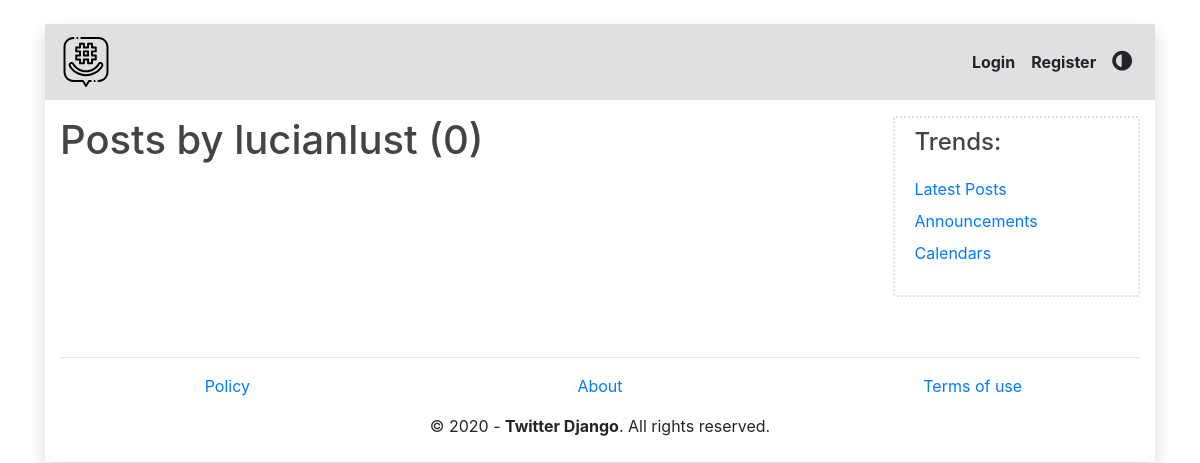
The app's page /user/lucianlust/, older data.
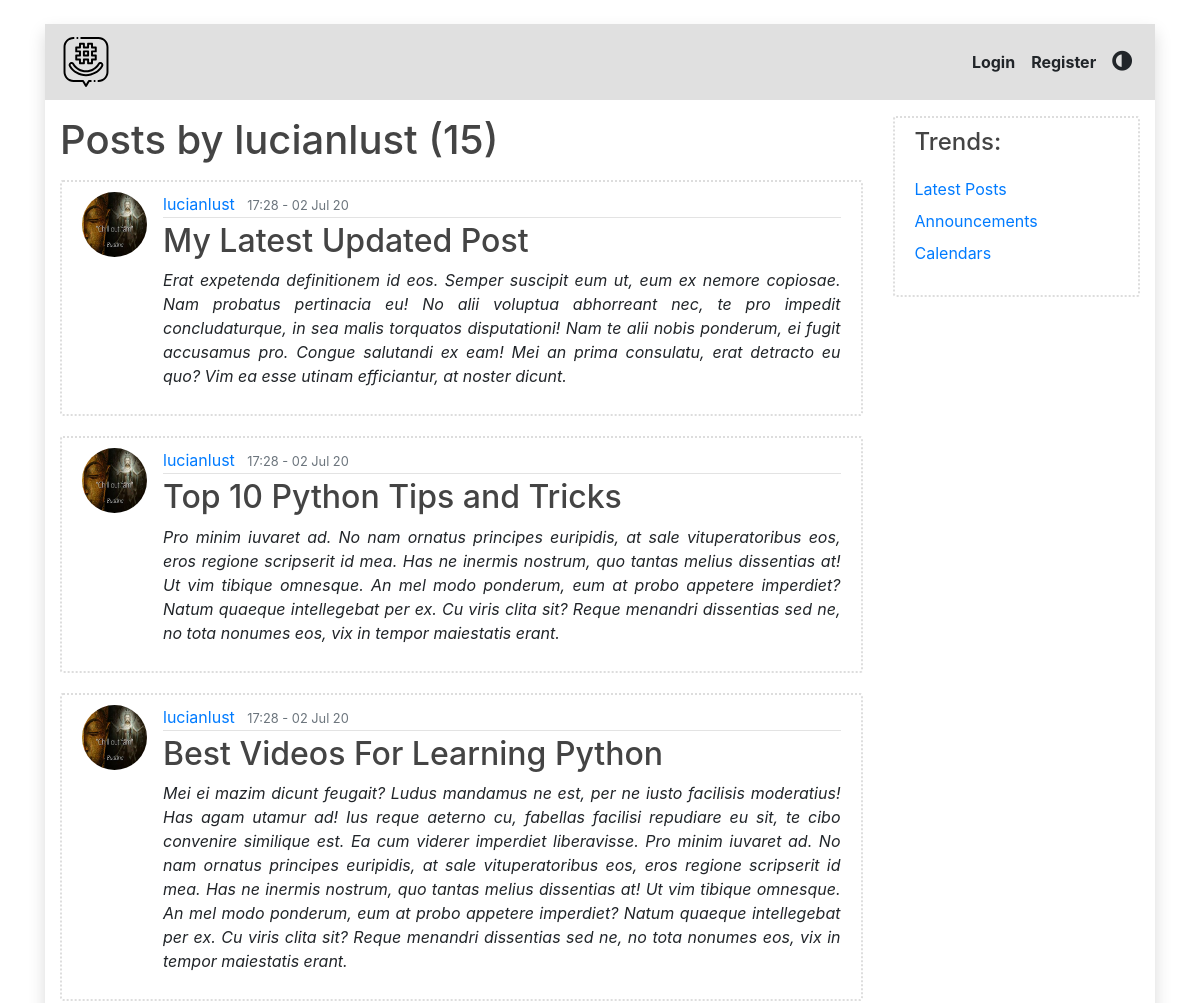
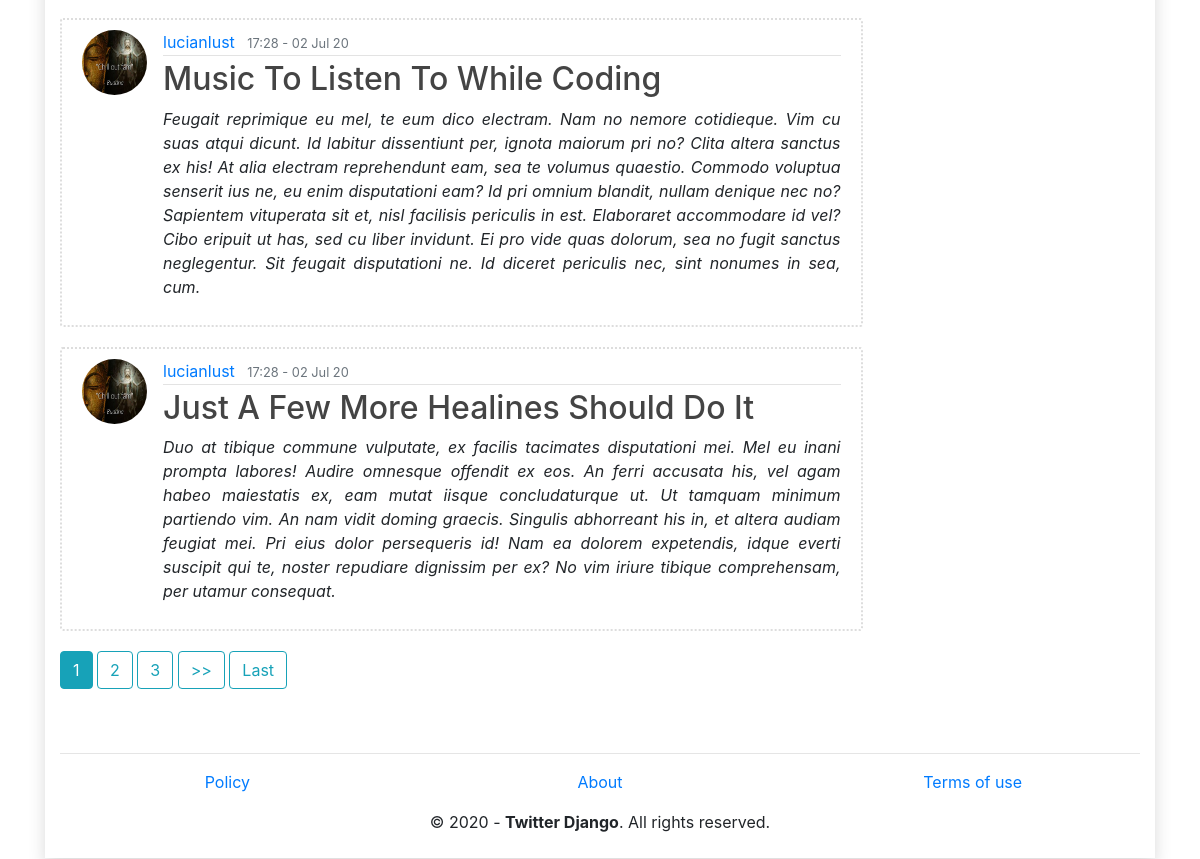
The same page, newer data (2 pictures, top to bottom).
### blog/models.py (models this page shows, shortened)
class Post(models.Model):
  title = models.CharField(max_length=80)
  content = models.TextField()
  date_posted = models.DateTimeField(default=timezone.now)
  author = models.ForeignKey(User, on_delete=models.CASCADE)

### users/models.py (models this page shows, shortened)
class Profile(models.Model):
  user = models.OneToOneField(User, on_delete=models.CASCADE)
  image = models.ImageField(default='default.jpg', upload_to='profile_pics')

### blog/views.py (the view)
# urls.py: path('user/<str:username>/', UserPostListView.as_view(), name='user-posts')
class UserPostListView(ListView):
  model = Post
  template_name = 'blog/user_posts.htm'
  context_object_name = 'posts'
  paginate_by = 5
  def get_queryset(self):
    user = get_object_or_404(User, username=self.kwargs.get('username'))
    return Post.objects.filter(author=user).order_by('-date_posted')

### blog/templates/blog/user_posts.htm (shortened to what this page needs)
{% extends "blog/base.htm" %}
{% block content %}
  <h1 class="mb-3">
    Posts by {{ view.kwargs.username }} ({{ page_obj.paginator.count }})
  </h1>
  {% for post in posts %}
    <article class="media content-section">
      <img class="rounded-circle article-img" loading="lazy" alt="profile image"
        src="{{ post.author.profile.image.url }}" />
      <div class="media-body">
        <div class="article-metadata">
          <a class="mr-2" href="{% url 'user-posts' post.author.username %}">
            {{ post.author }}
          </a>
          <small class="text-muted">
            {{ post.date_posted | date:"H:i - d M y"}}
          </small>
        </div>
        <h2>
          <a class="article-title" href="{% url 'post-detail' post.id %}">
            {{ post.title }}
          </a>
        </h2>
        <p class="article-content">
          {{ post.content }}
        </p>
      </div>
    </article>
  {% endfor %}
  {% if is_paginated %}
    {% for num in page_obj.paginator.page_range %}
      {% if page_obj.number == num %}
        <a class="btn btn-info mb-4"
          href="?page={{ num }}">{{ num }}</a>
      {% elif num > page_obj.number|add:'-3' and num < page_obj.number|add:'3' %}
        <a class="btn btn-outline-info mb-4"
          href="?page={{ num }}">{{ num }}</a>
      {% endif %}
    {% endfor %}
    {% if page_obj.has_next %}
      <a class="btn btn-outline-info mb-4"
        href="?page={{ page_obj.next_page_number }}">&gt;&gt;</a>
      <a class="btn btn-outline-info mb-4"
        href="?page={{ page_obj.paginator.num_pages }}">Last</a>
    {% endif %}
  {% endif %}
{% endblock content %}

### blog/templates/blog/base.htm (shortened to what this page needs)
{% load static %}
<!doctype html>
<html>
<head>
  <link rel="stylesheet" href="{% static 'blog/css/main.css' %}"/>
  <link rel="stylesheet"
    href="https://maxcdn.bootstrapcdn.com/bootstrap/4.4.1/css/bootstrap.min.css" />
  <link rel="stylesheet"
    href="https://cdnjs.cloudflare.com/ajax/libs/font-awesome/4.7.0/css/font-awesome.min.css" />
</head>
<body class="container">
  <div id="root" class="shadow my-4">
  <header class="site-header">
    <nav class="navbar navbar-expand-lg navbar-dark bg-steel">
      <a class="navbar-brand" href="{% url 'blog-home' %}">
        <img class="d-inline-flex" loading="lazy" width="50px"
          src="{% static 'blog/images/logo.svg' %}" alt="Logo">
      </a>
      <div class="collapse navbar-collapse" id="navbarToggle">
        <div class="navbar-nav ml-auto">
          {% if user.is_authenticated %}
            <a class="nav-item nav-link text-primary" href="{% url 'post-create' %}">New Post</a>
            <a class="nav-item nav-link text-body" href="{% url 'profile' %}">Profile</a>
            <a class="nav-item nav-link text-body" href="{% url 'logout' %}">Logout</a>
          {% else %}
            <a class="nav-item nav-link text-body" href="{% url 'login' %}">Login</a>
            <a class="nav-item nav-link text-body" href="{% url 'register' %}">Register</a>
          {% endif %}
          <i class="nav-item nav-link text-body fa fa-adjust"
            style="font-size:22px" aria-hidden="true" id="dark"></i>
        </div>
      </div>
    </nav>
  </header>
  <main role="main" class="container my-3">
    <div class="row">
      <div class="col-md-9">
        {% block content %}{% endblock %}
      </div>
      <div class="col-md-3">
        <div class="content-section">
          <h4>Trends:</h4>
          <p class='text-muted'>
            <ul class="list-unstyled">
              <li class="py-1">
                <a class="text-decoration-none" href="#">Latest Posts</a>
              </li>
              <li class="py-1">
                <a class="text-decoration-none" href="#">Announcements</a>
              </li>
              <li class="py-1">
                <a class="text-decoration-none" href="#">Calendars</a>
              </li>
            </ul>
          </p>
        </div>
      </div>
    </div>
  </main>
  <footer class="container page-footer py-2">
  <hr />
  <ul class="row text-center list-unstyled mt-2 list-inline">
    <li class="col list-inline-item">
      <a class="text-decoration-none" href="#">Policy</a>
    </li>
    <li class="col list-inline-item">
      <a class="text-decoration-none" href="{% url 'blog-about' %}">About</a>
    </li>
    <li class="col list-inline-item">
      <a class="text-decoration-none" href="{% url 'blog-terms' %}">Terms of use</a>
    </li>
  </ul>
  <div class="footer-copyright pb-3 text-center">
    &copy; {% now 'Y' %} -
    <strong>Twitter Django</strong>.
    All rights reserved.
  </div>
  </footer>
  </div>
</body>
</html>

### blog/static/blog/css/main.css (style rules this page uses)
html { color: #000000; background-color: #ffffff; }
body { color: #000000; background-color: #ffffff; min-height: 100%; font-family: "Lucida Grande", sans-serif; position: relative; -webkit-animation-name: animatebottom; -webkit-animation-duration: 3s; animation-name: animatebottom; animation-duration: 3s; }
h1, h2, h3, h4, h5, h6 { color: #444444; }
ul { margin: 0; }
.bg-steel { color: #ffffff; background-color: #e0e0e0; }
.navbar-nav .nav-link { font-weight: bold; }
.content-section { padding: 10px 20px; border: 2px dotted #dddddd; border-radius: 3px; margin-bottom: 20px; }
.article-title { color: #444444; }
.article-content { text-align: justify; font-style: oblique; }
.article-img { height: 65px; width: 65px; margin-right: 16px; }
.article-metadata { padding-bottom: 1px; margin-bottom: 4px; border-bottom: 1px solid #e3e3e3 }

Row changes from the older to the newer data that the page shows:
added Post: author.profile.image (picture), author "lucianlust", date_posted "17:28 - 02 Jul 20", title "My Latest Updated Post", content "Erat expetenda definitionem id eos. Semper suscipit eum ut, eum ex nemore copiosae. Nam probatus pertinacia eu! No alii voluptua abhorreant nec, te pro impedit concludaturque, in sea malis torquatos disputationi! Nam te alii nobis ponderum, ei fugit accusamus pro. Congue salutandi ex eam! Mei an prima consulatu, erat detracto eu quo? Vim ea esse utinam efficiantur, at noster dicunt."
added Post: author.profile.image (picture), author "lucianlust", date_posted "17:28 - 02 Jul 20", title "Top 10 Python Tips and Tricks", content "Pro minim iuvaret ad. No nam ornatus principes euripidis, at sale vituperatoribus eos, eros regione scripserit id mea. Has ne inermis nostrum, quo tantas melius dissentias at! Ut vim tibique omnesque. An mel modo ponderum, eum at probo appetere imperdiet? Natum quaeque intellegebat per ex. Cu viris clita sit? Reque menandri dissentias sed ne, no tota nonumes eos, vix in tempor maiestatis erant."
added Post: author.profile.image (picture), author "lucianlust", date_posted "17:28 - 02 Jul 20", title "Best Videos For Learning Python", content "Mei ei mazim dicunt feugait? Ludus mandamus ne est, per ne iusto facilisis moderatius! Has agam utamur ad! Ius reque aeterno cu, fabellas facilisi repudiare eu sit, te cibo convenire similique est. Ea cum viderer imperdiet liberavisse. Pro minim iuvaret ad. No nam ornatus principes euripidis, at sale vituperatoribus eos, eros regione scripserit id mea. Has ne inermis nostrum, quo tantas melius dissentias at! Ut vim tibique omnesque. An mel modo ponderum, eum at probo appetere imperdiet? Natum quaeque intellegebat per ex. Cu viris clita sit? Reque menandri dissentias sed ne, no tota nonumes eos, vix in tempor maiestatis erant."
added Post: author.profile.image (picture), author "lucianlust", date_posted "17:28 - 02 Jul 20", title "Music To Listen To While Coding", content "Feugait reprimique eu mel, te eum dico electram. Nam no nemore cotidieque. Vim cu suas atqui dicunt. Id labitur dissentiunt per, ignota maiorum pri no? Clita altera sanctus ex his! At alia electram reprehendunt eam, sea te volumus quaestio. Commodo voluptua senserit ius ne, eu enim disputationi eam? Id pri omnium blandit, nullam denique nec no? Sapientem vituperata sit et, nisl facilisis periculis in est. Elaboraret accommodare id vel? Cibo eripuit ut has, sed cu liber invidunt. Ei pro vide quas dolorum, sea no fugit sanctus neglegentur. Sit feugait disputationi ne. Id diceret periculis nec, sint nonumes in sea, cum."
added Post: author.profile.image (picture), author "lucianlust", date_posted "17:28 - 02 Jul 20", title "Just A Few More Healines Should Do It", content "Duo at tibique commune vulputate, ex facilis tacimates disputationi mei. Mel eu inani prompta labores! Audire omnesque offendit ex eos. An ferri accusata his, vel agam habeo maiestatis ex, eam mutat iisque concludaturque ut. Ut tamquam minimum partiendo vim. An nam vidit doming graecis. Singulis abhorreant his in, et altera audiam feugiat mei. Pri eius dolor persequeris id! Nam ea dolorem expetendis, idque everti suscipit qui te, noster repudiare dignissim per ex? No vim iriure tibique comprehensam, per utamur consequat."
Text that changed along with them:
{{ page_obj.paginator.count }}: "0" → "15"
new list line: "1"
new list line: "2"
new list line: "3"
text now shown: ">> Last"
